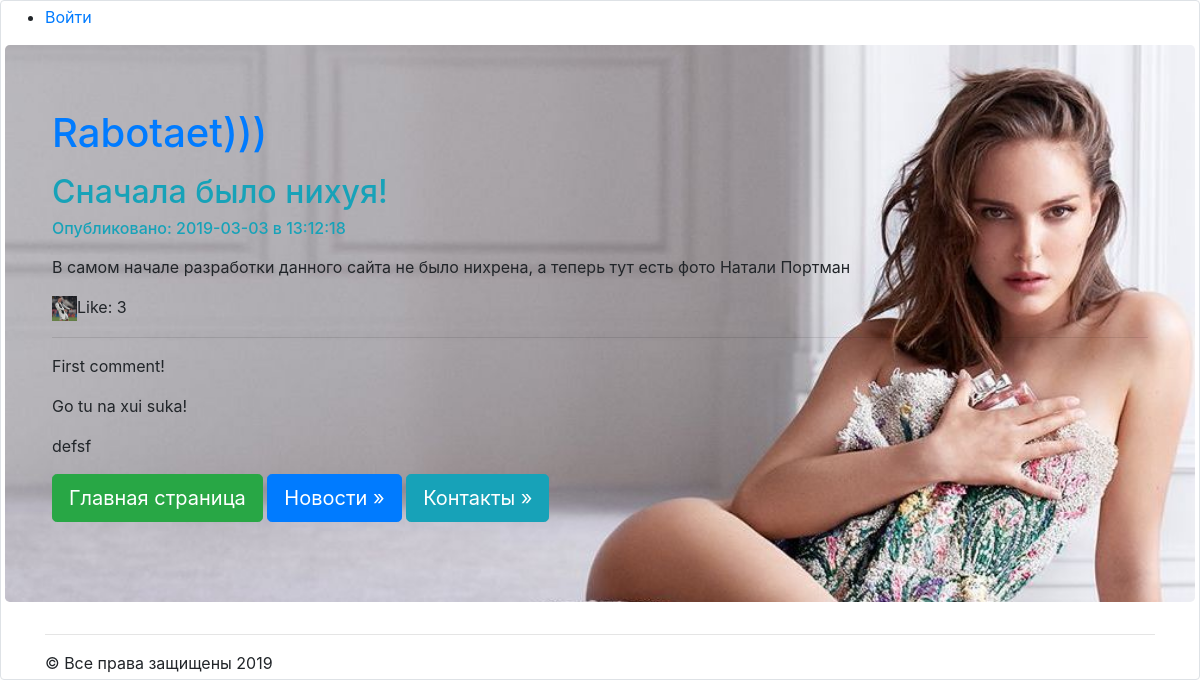
/news/1/, run on an earlier commit of the app's database.
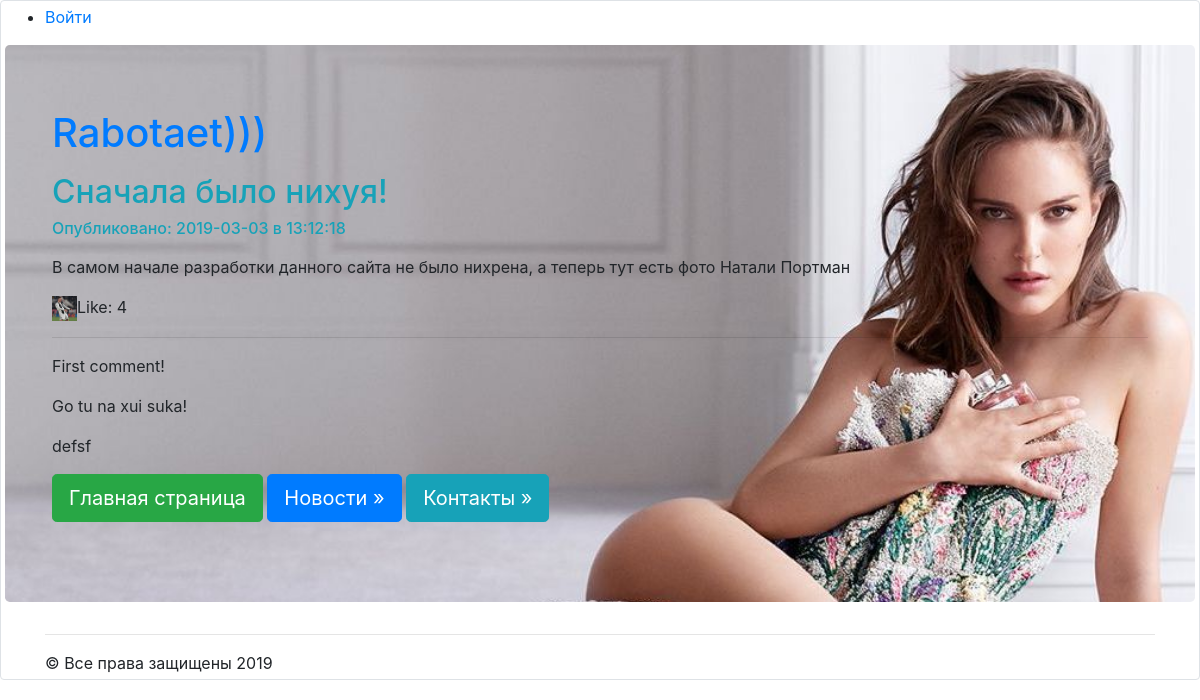
And on a later commit of the database.
### news/models.py (models this page shows, shortened)
class Articles(models.Model):
    class Meta:
        db_table = 'article'
    title = models.CharField(max_length=100)
    body = models.TextField()
    date = models.DateTimeField()
    likes = models.IntegerField(default=0)

### news/views.py (the view)
# urls.py: re_path(r'^(?P<article_id>\d+)/$', views.article, name='article'),
def article(request, article_id):
    comment_form = CommentForm
    args = {}
    args.update(csrf(request))
    args['article'] = Articles.objects.get(id=article_id)
    args['comments'] = Comments.objects.filter(comments_articles=article_id)
    args['form'] = comment_form
    args['username'] = auth.get_user(request).username
    return render_to_response('news/post.html', args)

### news/templates/news/post.html (shortened to what this page needs)
{% extends 'mainApp/rapper.html' %}
{% load staticfiles %}
{% block content%}
<h2 class="text-info">{{article.title}}</h2>
<h6 class="text-info">Опубликовано: {{article.date|date:"Y-m-d"}} в
    {{article.date|date:"H:i:s"}}</h6>
<p>{{article.body|safe|linebreaks}}</p>
<p><a href="/news/{{ article.id }}/addLike/"> <img src="{% static 'mainApp/image/like.jpg' %}" width="25px" height="25px"></a>Like: {{article.likes}}</p>
<hr>
{% for comment in comments %}
<p>{{ comment.comments_text }}</p>
{% endfor %}
{% endblock %}

What changed in the data, as far as the page shows it:
changed Articles "Сначала было нихуя!": likes "3" → "4"
